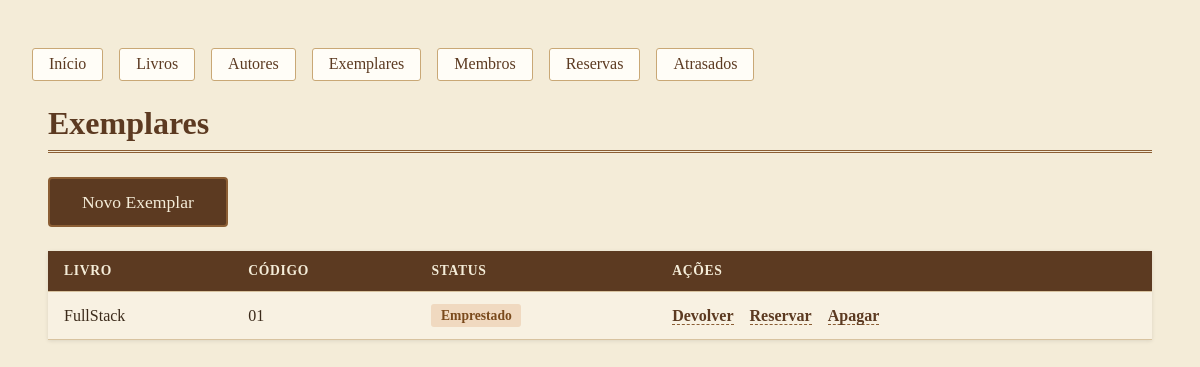
/exemplares/, run on the app's committed database.
### acervo/models.py (models this page shows, shortened)
class Exemplar(models.Model):
    STATUS_CHOICES = [
        ('disponivel', 'Disponível'),
        ('emprestado', 'Emprestado'),
        ('reservado', 'Reservado'),
    ]
    livro = models.ForeignKey(Livro, on_delete=models.CASCADE, related_name='exemplares')
    codigo_patrimonio = models.CharField(max_length=20, unique=True)
    status = models.CharField(max_length=10, choices=STATUS_CHOICES, default='disponivel')

class Livro(models.Model):
    TIPO_CHOICES = [
        ('digital', 'Digital'),
        ('fisico', 'Físico'),
    ]
    CATEGORIA_CHOICES = [
        ('000', '000 – Generalidades e Informação'),
        ('100', '100 – Filosofia e Psicologia'),
        ('200', '200 – Religião e Teologia'),
        ('300', '300 – Ciências Sociais e Direito'),
        ('400', '400 – Linguística e Idiomas'),
        ('500', '500 – Ciências Puras (Exatas e Naturais)'),
        ('600', '600 – Ciências Aplicadas (Tecnologia)'),
        ('700', '700 – Artes e Recreação'),
        ('800', '800 – Literatura'),
        ('900', '900 – História e Geografia'),
    ]
    titulo = models.CharField(max_length=200)
    autor = models.ForeignKey(Autor, on_delete=models.CASCADE, related_name='livros')
    ano = models.IntegerField()
    tipo = models.CharField(max_length=10, choices=TIPO_CHOICES, default='fisico')
    categoria = models.CharField(max_length=3, choices=CATEGORIA_CHOICES, default='000')

### acervo/views.py (the view)
# urls.py: path('exemplares/', views.lista_exemplares, name='lista_exemplares'),
def lista_exemplares(request):
    exemplares = Exemplar.objects.select_related('livro').all()
    return render(request, 'acervo/exemplares/lista.html', {'exemplares': exemplares})

### acervo/templates/acervo/exemplares/lista.html (shortened to what this page needs)
{% extends 'acervo/base.html' %}
{% block conteudo %}
<h1>Exemplares</h1>
<a href="{% url 'novo_exemplar' %}" class="botao-principal">Novo Exemplar</a>
<table>
    <tr><th>Livro</th><th>Código</th><th>Status</th><th>Ações</th></tr>
    {% for exemplar in exemplares %}
    <tr>
        <td>{{ exemplar.livro.titulo }}</td>
        <td>{{ exemplar.codigo_patrimonio }}</td>
        <td><span class="status-badge status-{{ exemplar.status }}">{{ exemplar.get_status_display }}</span></td>
        <td>
            {% if exemplar.status == 'disponivel' %}
                <a href="{% url 'emprestar_exemplar' exemplar.id %}">Emprestar</a>
            {% elif exemplar.status == 'emprestado' %}
                <a href="{% url 'devolver_exemplar' exemplar.id %}">Devolver</a>
                <a href="{% url 'reservar_exemplar' exemplar.id %}">Reservar</a>
            {% endif %}
            <a href="{% url 'apagar_exemplar' exemplar.id %}">Apagar</a>
        </td>
    </tr>
    {% empty %}
    <tr><td colspan="4">Nenhum exemplar cadastrado.</td></tr>
    {% endfor %}
</table>
{% endblock %}

### acervo/static/css/style.css (style rules this page uses)
body { font-family: 'Georgia', 'Times New Roman', serif; background-color: #f4ecd8; color: #3b2a1a; margin: 0; padding: 2rem; }
h1 { font-size: 2rem; color: #5c3a21; border-bottom: 3px double #8b5e34; padding-bottom: 0.5rem; margin-bottom: 1.5rem; }
table { width: 100%; border-collapse: collapse; background-color: #fffdf7; box-shadow: 0 1px 4px rgba(0, 0, 0, 0.1); }
th, td { text-align: left; padding: 0.75rem 1rem; border-bottom: 1px solid #d8c3a0; }
th { background-color: #5c3a21; color: #f4ecd8; text-transform: uppercase; font-size: 0.85rem; letter-spacing: 0.05em; }
tr:nth-child(even) { background-color: #f8f1e2; }
table a { color: #5c3a21; text-decoration: none; font-weight: bold; margin-right: 0.75rem; border-bottom: 1px dashed #8b5e34; }
.botao-principal { display: inline-block; font-family: 'Georgia', 'Times New Roman', serif; font-size: 1.1rem; background-color: #5c3a21; color: #f4ecd8 !important; text-decoration: none; padding: 0.8rem 2rem; border-radius: 4px; border: 2px solid #8b5e34; transition: background-color 0.2s ease; margin-bottom: 1.5rem; }
.status-badge { display: inline-block; padding: 0.2rem 0.6rem; border-radius: 3px; font-size: 0.85rem; font-weight: bold; }
.status-emprestado { background-color: #f0d9c0; color: #7a4a1c; }

### data on the page
Exemplar: livro.titulo "FullStack", codigo_patrimonio "01", status "Emprestado", shows "Devolver"
